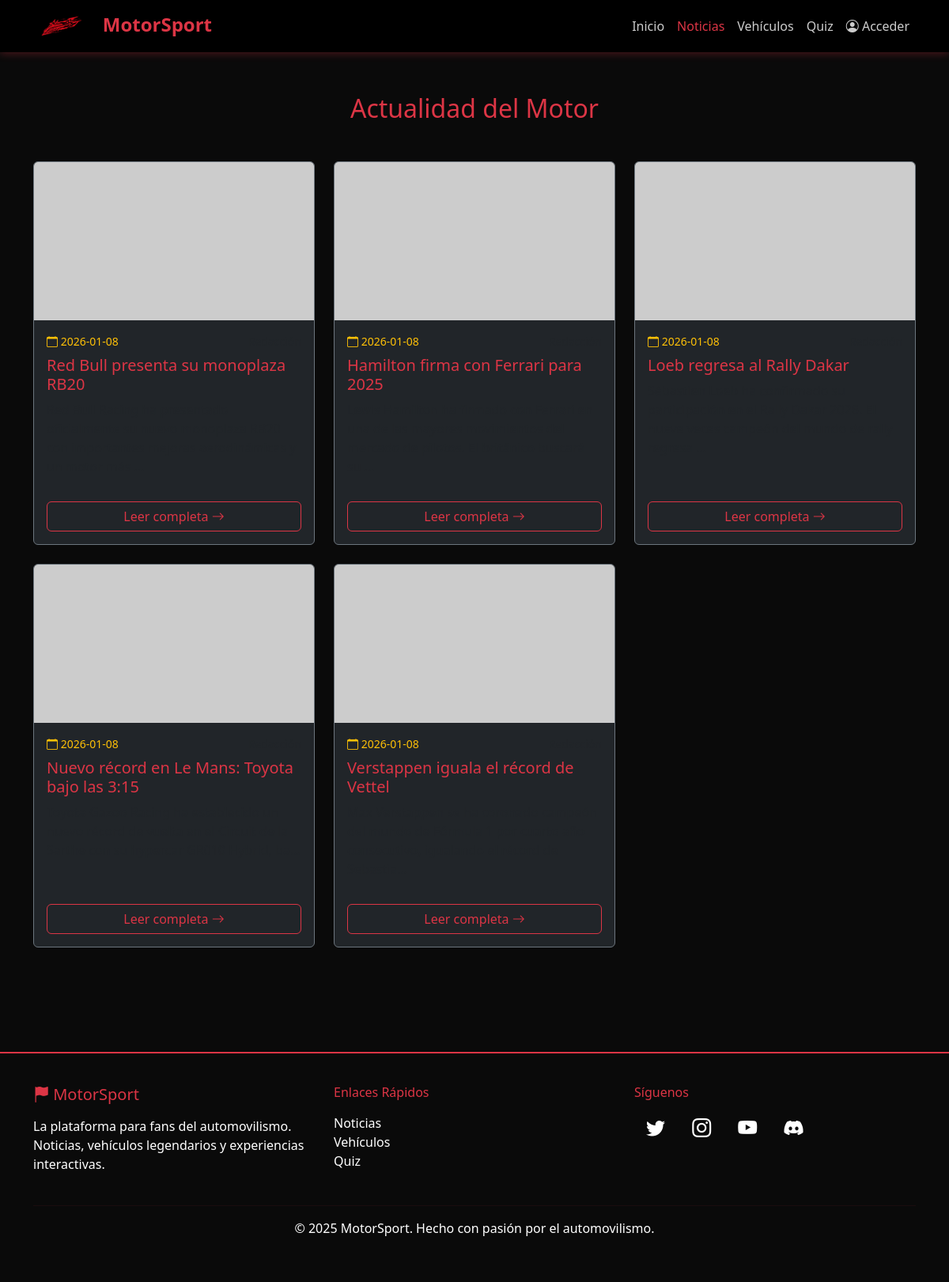
Before: /noticias with the older database file.
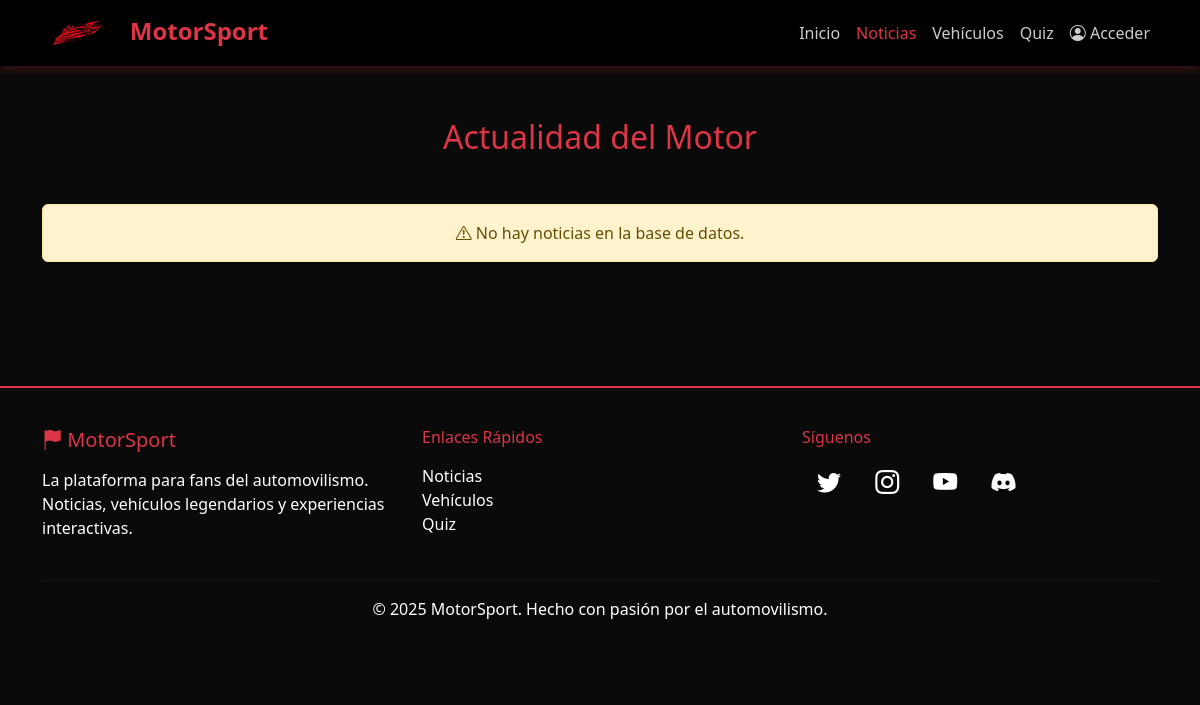
After: the same page with the newer database file.
### models.py (models this page shows)
class Article(db.Model):
    __tablename__ = "articles"
    id = db.Column(db.Integer, primary_key=True)
    title = db.Column(db.String(255), nullable=False)
    content = db.Column(db.Text, nullable=False)
    image = db.Column(db.String(255))  # Para tus fotos actuales
    date = db.Column(db.DateTime, server_default=db.func.now())
    author_id = db.Column(db.Integer, db.ForeignKey("users.id"))
    category_id = db.Column(db.Integer, db.ForeignKey("categories.id"))

### app.py (the view)
@app.route("/noticias")
def noticias():
    noticias = Article.query.all()
    return render_template("noticias.html", noticias=noticias)

### templates/noticias.html (shortened to what this page needs)
{% extends "base.html" %}
{% block content %}
<div class="container py-5">
    <h2 class="text-danger mb-5 text-center">Actualidad del Motor</h2>
    <div class="row">
        {% if noticias %}
        {% for noticia in noticias %}
        <div class="col-md-4 mb-4">
            <div class="card bg-dark text-white border-secondary h-100"
                style="transition: transform 0.3s; border: 1px solid rgba(255,255,255,0.1);">
                <img src="{{ noticia.image }}" class="card-img-top" alt="{{ noticia.title }}"
                    style="height: 200px; object-fit: cover;">
                <div class="card-body d-flex flex-column">
                    <div class="d-flex justify-content-between mb-2">
                        <small class="text-warning"><i class="bi bi-calendar"></i> {{ noticia.date.strftime('%Y-%m-%d')
                            if noticia.date else 'Hoy' }}</small>
                        <small class="text-muted">Redacción</small>
                    </div>
                    <h5 class="card-title text-danger">{{ noticia.title }}</h5>
                    <p class="card-text text-muted flex-grow-1">{{ noticia.content[:120] }}...</p>
                    <a href="{{ url_for('noticia_detalle', id=noticia.id) }}" class="btn btn-outline-danger mt-3">
                        Leer completa <i class="bi bi-arrow-right"></i>
                    </a>
                </div>
            </div>
        </div>
        {% endfor %}
        {% else %}
        <div class="col-12">
            <div class="alert alert-warning text-center">
                <i class="bi bi-exclamation-triangle"></i> No hay noticias en la base de datos.
            </div>
        </div>
        {% endif %}
    </div>
</div>
{% endblock %}

### templates/base.html (shortened to what this page needs)
<!DOCTYPE html>
<html lang="es">
<head>
    <link href="https://cdn.jsdelivr.net/npm/bootstrap@5.3.2/dist/css/bootstrap.min.css" rel="stylesheet">
    <link rel="stylesheet" href="https://cdn.jsdelivr.net/npm/bootstrap-icons@1.11.1/font/bootstrap-icons.css">
</head>
<body>
    <nav class="navbar navbar-expand-lg navbar-dark fixed-top">
        <div class="container">
            <a class="navbar-brand" href="{{ url_for('home') }}">
                <img src="{{ url_for('static', filename='images/logo.png') }}" alt="MotorSport Logo"
                    style="height:40px; margin-right:10px;">
                <span>MotorSport</span>
            </a>
            <div class="collapse navbar-collapse" id="navbarNav">
                <ul class="navbar-nav ms-auto">
                    <li class="nav-item">
                        <a class="nav-link {% if request.endpoint == 'home' %}active{% endif %}"
                            href="{{ url_for('home') }}">Inicio</a>
                    </li>
                    <li class="nav-item">
                        <a class="nav-link {% if request.endpoint == 'noticias' %}active{% endif %}"
                            href="{{ url_for('noticias') }}">Noticias</a>
                    </li>
                    <li class="nav-item">
                        <a class="nav-link {% if request.endpoint == 'vehiculos' %}active{% endif %}"
                            href="{{ url_for('vehiculos') }}">Vehículos</a>
                    </li>
                    <li class="nav-item">
                        <a class="nav-link {% if request.endpoint == 'quiz' %}active{% endif %}"
                            href="{{ url_for('quiz') }}">Quiz</a>
                    </li>
                    {% if session.get('user') %}
                    <li class="nav-item">
                        <a class="nav-link {% if request.endpoint == 'perfil' %}active{% endif %}"
                            href="{{ url_for('perfil') }}">
                            <i class="bi bi-person-circle"></i> Perfil
                        </a>
                    </li>
                    {% if session.get('role') == 'admin' %}
                    <li class="nav-item">
                        <a class="nav-link {% if request.endpoint == 'admin' %}active{% endif %}"
                            href="{{ url_for('admin') }}">
                            <i class="bi bi-gear-fill"></i> Admin
                        </a>
                    </li>
                    {% endif %}
                    <li class="nav-item">
                        <a class="nav-link" href="{{ url_for('logout') }}">Salir</a>
                    </li>
                    {% else %}
                    <li class="nav-item">
                        <a class="nav-link {% if request.endpoint == 'login' %}active{% endif %}"
                            href="{{ url_for('login') }}">
                            <i class="bi bi-person-circle"></i> Acceder
                        </a>
                    </li>
                    {% endif %}
                </ul>
            </div>
        </div>
    </nav>
    <div style="padding-top: 70px;">
        {% block content %}{% endblock %}
    </div>
    <footer>
        <div class="container">
            <div class="row">
                <div class="col-md-4">
                    <h5 class="text-danger mb-3"><i class="bi bi-flag-fill"></i> MotorSport</h5>
                    <p class="text-white">La plataforma para fans del automovilismo. Noticias, vehículos legendarios y
                        experiencias interactivas.</p>
                </div>
                <div class="col-md-4">
                    <h6 class="text-danger mb-3">Enlaces Rápidos</h6>
                    <ul class="list-unstyled">
                        <li><a href="{{ url_for('noticias') }}" class="text-white text-decoration-none">Noticias</a>
                        </li>
                        <li><a href="{{ url_for('vehiculos') }}" class="text-white text-decoration-none">Vehículos</a>
                        </li>
                        <li><a href="{{ url_for('quiz') }}" class="text-white text-decoration-none">Quiz</a></li>
                    </ul>
                </div>
                <div class="col-md-4">
                    <h6 class="text-danger mb-3">Síguenos</h6>
                    <div class="social-icons">
                        <a href="#"><i class="bi bi-twitter"></i></a>
                        <a href="#"><i class="bi bi-instagram"></i></a>
                        <a href="#"><i class="bi bi-youtube"></i></a>
                        <a href="#"><i class="bi bi-discord"></i></a>
                    </div>
                </div>
            </div>
            <hr class="mt-4 mb-3" style="border-color: rgba(220, 53, 69, 0.3);">
            <p class="text-center text-white">© 2025 MotorSport. Hecho con pasión por el automovilismo.</p>
        </div>
    </footer>
</body>
</html>

### templates/base.html (style rules this page uses)
:root { --primary-color: #dc3545; --secondary-color: #212529; --accent-color: #ffc107; }
body { font-family: 'Segoe UI', Tahoma, Geneva, Verdana, sans-serif; background-color: #0a0a0a; color: #ffffff; min-height: 100vh; }
.navbar { background-color: rgba(0, 0, 0, 0.95) !important; backdrop-filter: blur(10px); box-shadow: 0 2px 10px rgba(220, 53, 69, 0.3); }
.navbar-brand { font-weight: bold; font-size: 1.5rem; color: var(--primary-color) !important; }
.nav-link { color: rgba(255, 255, 255, 0.8) !important; transition: color 0.3s; }
.nav-link:hover, .nav-link.active { color: var(--primary-color) !important; }
footer { background-color: #0a0a0a; padding: 40px 0; border-top: 2px solid var(--primary-color); margin-top: 60px; color: #fff; }
.social-icons a { color: #fff; font-size: 1.5rem; margin: 0 15px; transition: color 0.3s; }

Changed rows visible on the page:
removed Article: date "2026-01-08", title "Red Bull presenta su monoplaza RB20"
removed Article: date "2026-01-08", title "Hamilton firma con Ferrari para 2025"
removed Article: date "2026-01-08", title "Loeb regresa al Rally Dakar"
removed Article: date "2026-01-08", title "Nuevo récord en Le Mans: Toyota bajo las 3:15"
removed Article: date "2026-01-08", title "Verstappen iguala el récord de Vettel"
Other visible differences:
text now shown: "No hay noticias en la base de datos."
